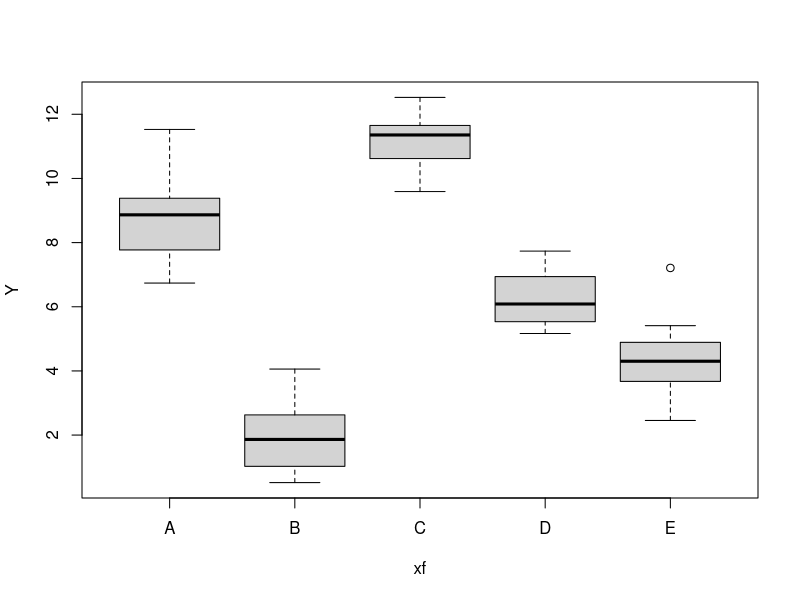

Write R code to recreate this figure.
# Title     : TODO
# Objective : TODO
# Created by: carloscaro
# Created on: 2020-06-05

X = matrix(data=c(rep(1,100),
                  c(rep(1,20),rep(0,80)),
                  c(rep(0,20),rep(1,25),rep(0,55)),
                  c(rep(0,45),rep(1,20),rep(0,35)),
                  c(rep(0,65),rep(1,10),rep(0,25)),
                  c(rep(0,75),rep(1,25))),ncol=6)

#B = matrix(data=c(4,0.5,0.4,0.6,0.2,0.1),ncol=1)
B = matrix(data=c(4,5,-2,7,2,0.1),ncol=1)
Y = X%*%B + matrix(data=rnorm(100),ncol=1)
xf = factor(c(rep('A',20),rep('B',25),rep('C',20),
                rep('D',10),rep('E',25)))

boxplot(Y~xf)

mod = lm(Y ~ xf)
# calculation xfB manually
n1 = sum(xf == 'A')
muhat = 1/n1*sum(Y*(xf=='A'))

n2 = sum(xf=='B')
xfb_m = 1/n2*sum(Y*(xf=='B')) - muhat
summary(mod)
anova(mod)